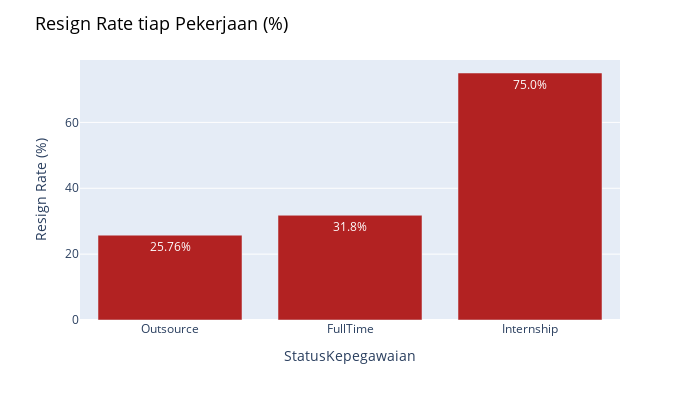

Notebook code cell kept with this figure:
### Code cell
resignbystatussorted = resignbystatus.sort_values('Resign Rate (%)')
resignratebystatus = px.bar(resignbystatussorted, x = 'StatusKepegawaian', y = 'Resign Rate (%)', color_discrete_sequence = ['firebrick'], text = (resignbystatussorted['Resign Rate (%)'].astype(str) + '%'), width=700, height=400)
resignratebystatus.update_layout(title="Resign Rate tiap Pekerjaan (%)",title_font=dict(size=18, color="black"))

### Figure 1 — Plotly figure (JSON) as saved in the notebook; plotly's stock layout.template omitted (floating-point values rounded to 4 significant figures)
{"data": [{"alignmentgroup": "True", "hovertemplate": "StatusKepegawaian=%{x}<br>Resign Rate (%)=%{y}<br>text=%{text}<extra></extra>", "legendgroup": "", "marker": {"color": "firebrick", "pattern": {"shape": ""}}, "name": "", "offsetgroup": "", "orientation": "v", "showlegend": false, "text": ["25.76%", "31.8%", "75.0%"], "textposition": "auto", "type": "bar", "x": ["Outsource", "FullTime", "Internship"], "xaxis": "x", "y": [25.76, 31.8, 75], "yaxis": "y"}], "layout": {"barmode": "relative", "height": 400, "legend": {"tracegroupgap": 0}, "margin": {"t": 60}, "title": {"font": {"color": "black", "size": 18}, "text": "Resign Rate tiap Pekerjaan (%)"}, "width": 700, "xaxis": {"anchor": "y", "domain": [0, 1], "title": {"text": "StatusKepegawaian"}}, "yaxis": {"anchor": "x", "domain": [0, 1], "title": {"text": "Resign Rate (%)"}}}}
